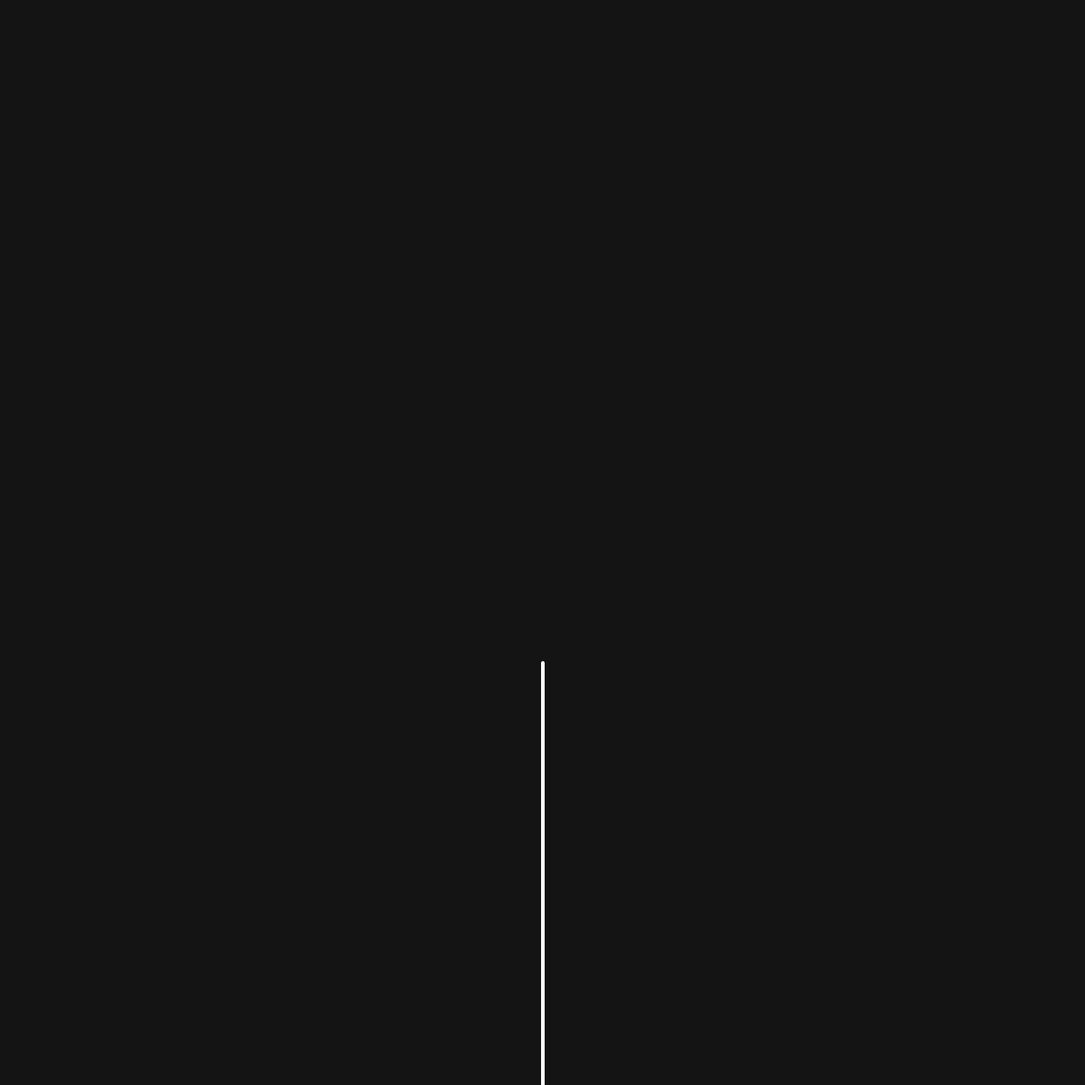
Frame 1 (no input)
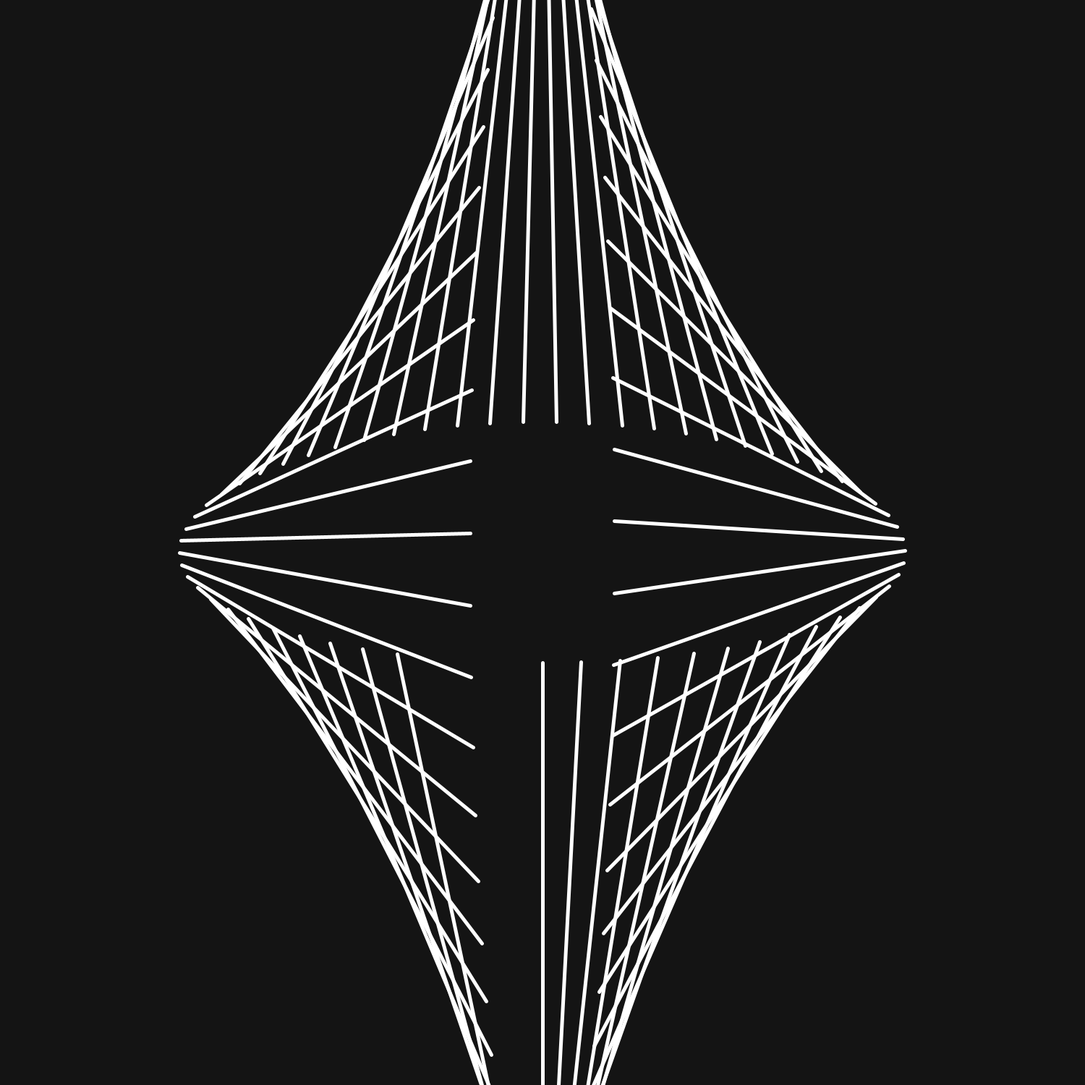
Frame 60 (the mouse pressed at the canvas centre just before this capture)
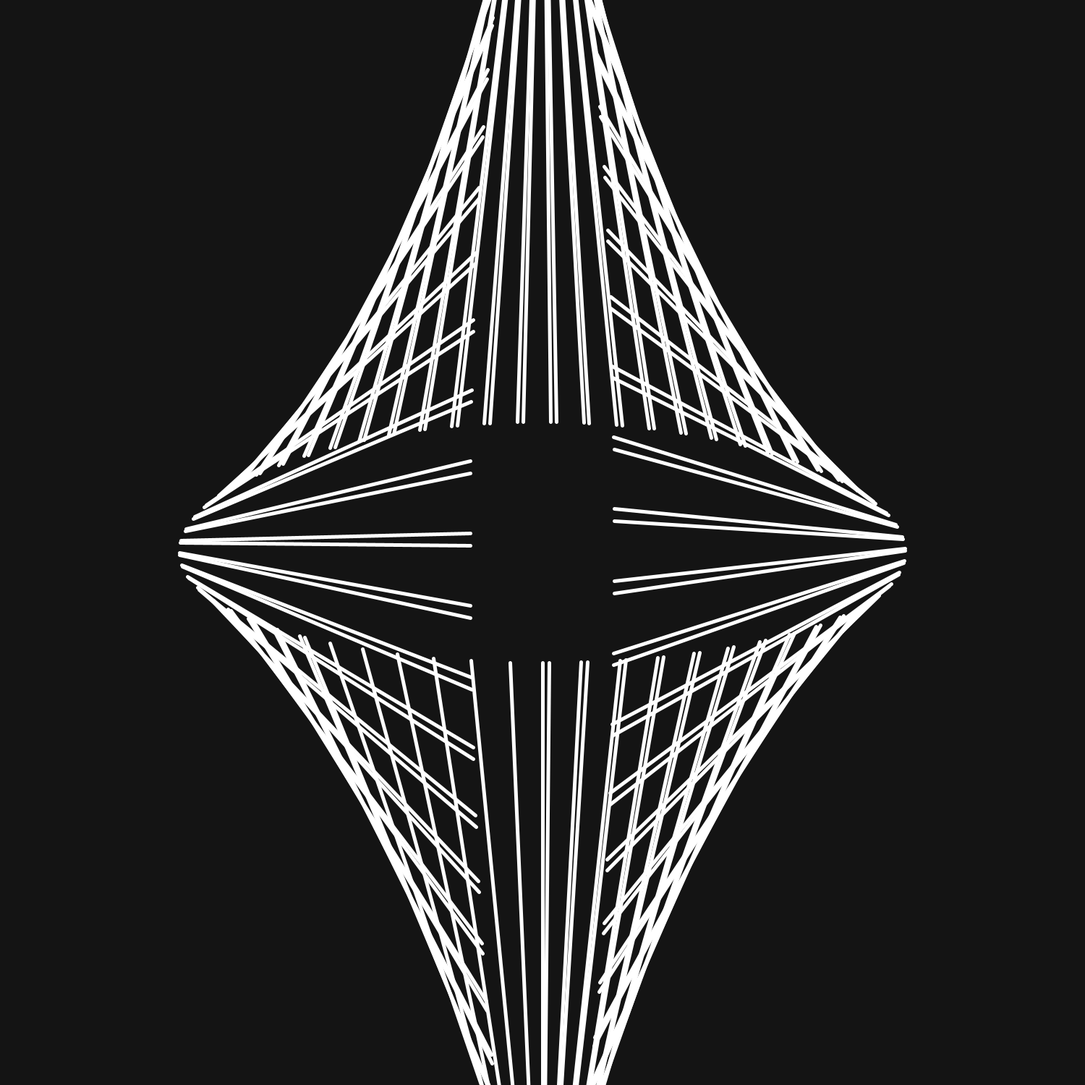
Frame 120 (the mouse held since frame 60 and released just before this capture)

The Processing sketch that drew these frames (run headless with seeded random() and noise(); from frame 60 on, the mouse is pressed at the canvas centre):

// Processing sketch: font
// ── font.pde

float t;
void setup(){
  background(20);
  size(1500,1500);
}

void draw(){
  stroke(255);
  strokeWeight(5);
  
  translate(width/2, height/2);
  line(x1(t), y1(t), x2(t), y2(t));
  //point(x1(t), y1(t));
  //point(x2(t), y2(t));
  t++;
}

int radius = 500;
//paramatric equations 
float x1(float t){
  return sin(t / 10 ) * radius + sin(t/5) * 20;
}

float y1(float t){
  return cos(t / 10 ) * radius/3;
}

float x2(float t){
  return sin(t / 10 ) * radius/5;
}

float y2(float t){
  return cos(t / 10 ) * radius*2;
}
